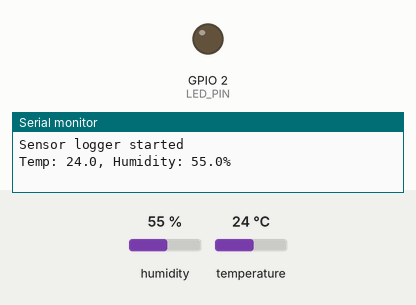
Simulated run of this program. Board: ESP32. Parts: output pins drawn as LEDs (lit = HIGH), the last lines printed to the serial monitor. The test bench sets the inputs (shaded band); at power-on: temperature 24 °C, humidity 55 %.

Above: at 4.2 s.
4.3 s: temperature set to 25.5 °C
At 9.0 s:
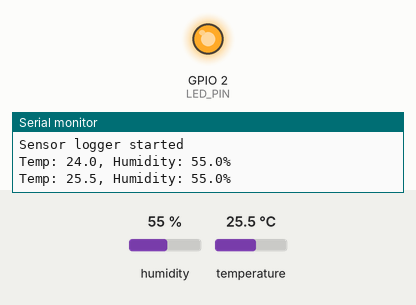
9.9 s: temperature set to 12 °C
At 14.2 s:
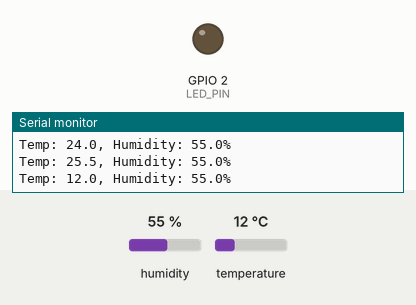
15.5 s: temperature set to 28 °C
At 19.4 s:
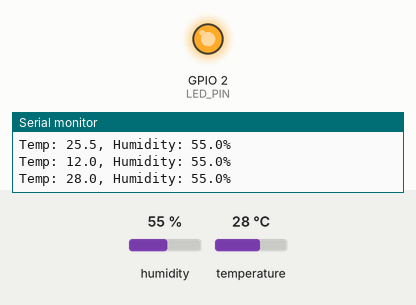
Timing chart, 0 to 20.9 s (numbered marks = the images above; inputs shaded):
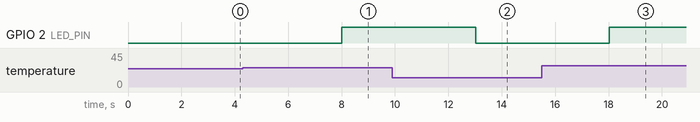

Measured:
- the behaviour switches between 25 and 25.1 °C on temperature (found by bisection; images 0 and 1)
- after the input at 4.3 s, GPIO 2 (LED_PIN): LOW → HIGH after 3.7 s
- after the input at 9.9 s, GPIO 2 (LED_PIN): HIGH → LOW after 3.1 s
- after the input at 15.5 s, GPIO 2 (LED_PIN): LOW → HIGH after 2.5 s

The program:

main.cpp
```cpp
#include <Arduino.h>
#include <DHT.h>

#define DHT_PIN 4
#define DHT_TYPE DHT22
#define LED_PIN 2
#define TEMP_THRESHOLD_C 25.0f

DHT dht(DHT_PIN, DHT_TYPE);

typedef struct{
  float temperature;
  float humidity;
  bool is_valid;
} SensorData;


void printReading(SensorData *data) {
  if (!data->is_valid) {
    Serial.println("Invalid reading");
    return;
  }
  // build_flags = -Wl,-u,_printf_float in platformio.ini enables %f in snprintf
  char buff[64] = {0};
  snprintf(buff, sizeof(buff), "Temp: %.1f, Humidity: %.1f%%", data->temperature, data->humidity);
  Serial.println(buff);
}


void setup() {
  Serial.begin(115200);
  dht.begin();
  pinMode(LED_PIN, OUTPUT);
  delay(3000);
  Serial.println("Sensor logger started");
}

void loop() {
  SensorData reading = {0};
  reading.temperature = dht.readTemperature();
  reading.humidity = dht.readHumidity();
  reading.is_valid = !isnan(reading.temperature) && !isnan(reading.humidity);

  printReading(&reading);
  if (reading.is_valid && reading.temperature > TEMP_THRESHOLD_C) {
    digitalWrite(LED_PIN, HIGH);
  } else {
    digitalWrite(LED_PIN, LOW);
  }
  delay(5000);
}
```
